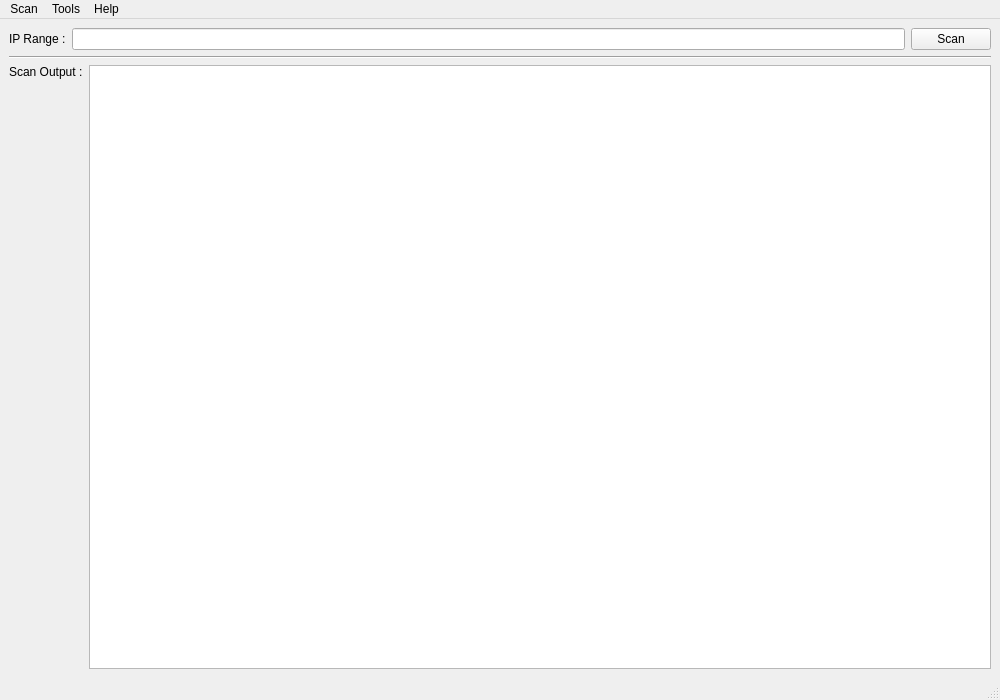
<?xml version="1.0" encoding="UTF-8"?>
<ui version="4.0">
 <class>Peruse</class>
 <widget class="QMainWindow" name="Peruse">
  <property name="geometry">
   <rect>
    <x>0</x>
    <y>0</y>
    <width>1000</width>
    <height>700</height>
   </rect>
  </property>
  <property name="windowTitle">
   <string>MainWindow</string>
  </property>
  <property name="styleSheet">
   <string notr="true"/>
  </property>
  <widget class="QWidget" name="centralwidget">
   <layout class="QVBoxLayout" name="verticalLayout">
    <item>
     <layout class="QHBoxLayout" name="horizontalLayout">
      <item>
       <widget class="QLabel" name="ip_range_label">
        <property name="text">
         <string>IP Range :</string>
        </property>
       </widget>
      </item>
      <item>
       <widget class="QLineEdit" name="ip_range_line_edit"/>
      </item>
      <item>
       <widget class="QPushButton" name="scan_button">
        <property name="text">
         <string>Scan</string>
        </property>
       </widget>
      </item>
     </layout>
    </item>
    <item>
     <widget class="Line" name="line">
      <property name="orientation">
       <enum>Qt::Horizontal</enum>
      </property>
     </widget>
    </item>
    <item>
     <layout class="QHBoxLayout" name="horizontalLayout_2">
      <item>
       <widget class="QLabel" name="scan_output_label">
        <property name="text">
         <string>Scan Output :</string>
        </property>
        <property name="alignment">
         <set>Qt::AlignLeading|Qt::AlignLeft|Qt::AlignTop</set>
        </property>
       </widget>
      </item>
      <item>
       <widget class="QTextBrowser" name="scan_output_text_browser"/>
      </item>
     </layout>
    </item>
   </layout>
  </widget>
  <widget class="QMenuBar" name="menubar">
   <property name="geometry">
    <rect>
     <x>0</x>
     <y>0</y>
     <width>1000</width>
     <height>22</height>
    </rect>
   </property>
   <widget class="QMenu" name="menuScan">
    <property name="title">
     <string>Scan</string>
    </property>
    <addaction name="actionQuit"/>
   </widget>
   <widget class="QMenu" name="menuTools">
    <property name="title">
     <string>Tools</string>
    </property>
    <addaction name="actionSearch"/>
    <addaction name="actionFilter"/>
   </widget>
   <widget class="QMenu" name="menuHelp">
    <property name="title">
     <string>Help</string>
    </property>
    <addaction name="actionAbout"/>
    <addaction name="actionAbout_QT"/>
   </widget>
   <addaction name="menuScan"/>
   <addaction name="menuTools"/>
   <addaction name="menuHelp"/>
  </widget>
  <widget class="QStatusBar" name="statusbar"/>
  <action name="actionQuit">
   <property name="text">
    <string>Quit</string>
   </property>
  </action>
  <action name="actionSearch">
   <property name="text">
    <string>Search</string>
   </property>
  </action>
  <action name="actionFilter">
   <property name="text">
    <string>Filter</string>
   </property>
  </action>
  <action name="actionAbout">
   <property name="text">
    <string>About Peruse</string>
   </property>
  </action>
  <action name="actionAbout_QT">
   <property name="text">
    <string>About QT</string>
   </property>
  </action>
 </widget>
 <resources/>
 <connections/>
</ui>
